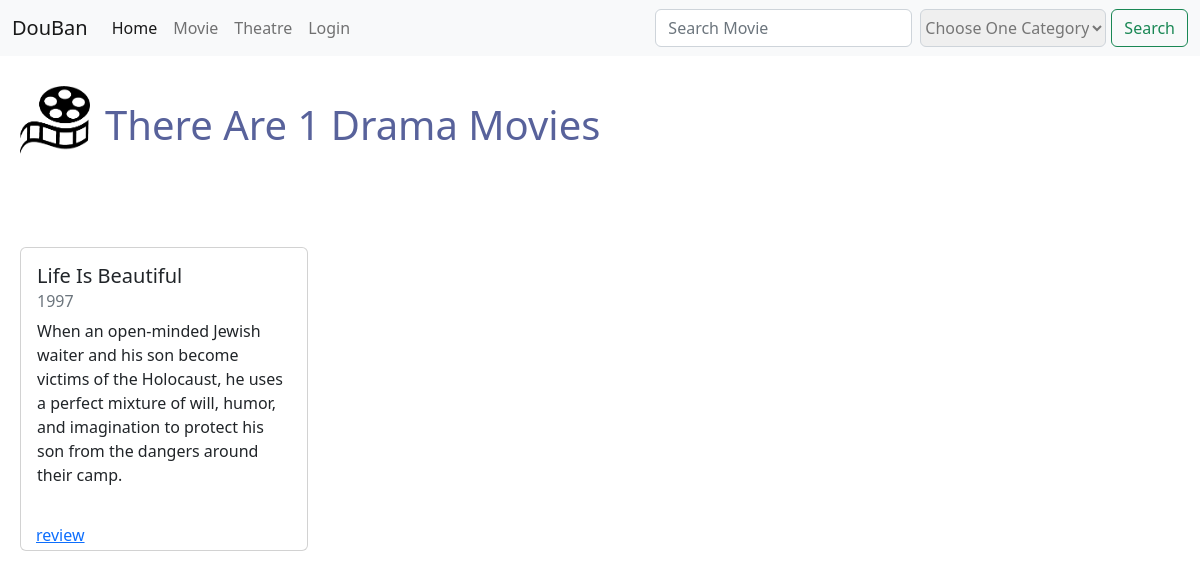
The app's page /comedy.php with its own data.
### tables this page shows
CREATE TABLE `Movie` (
  `movieId` int(11) NOT NULL,
  `movieName` varchar(100) NOT NULL,
  `description` varchar(800) NOT NULL,
  `date` timestamp NOT NULL DEFAULT current_timestamp() ON UPDATE current_timestamp(),
  `categoryId` int(11) NOT NULL,
  `year` int(11) NOT NULL,
  `image` varchar(255) DEFAULT NULL
);

### comedy.php (the view, shortened to what this page needs)
<?php
	include('search.php');
	$query = "SELECT * FROM Movie WHERE categoryId = 3";
	$statement = $db -> prepare($query);
	$statement -> execute();
?>
<!DOCTYPE html>
<html lang="en">
<head>
    <link href="https://cdn.jsdelivr.net/npm/bootstrap@5.2.0/dist/css/bootstrap.min.css" rel="stylesheet">
    <link rel="stylesheet" type="text/css" href="css/style.css" />
</head>
<body>
<div class="header">
		<img class="logo" src="image/logo.png" alt="" />
		<h1 class="head">There Are <?= $statement->rowCount() ?> Drama Movies</a></h1>
	</div>
<div class="display-part">
        <?php while ($row = $statement -> fetch()): ?>
            <div class="card">
                <div class="card-body">
                    <h5 class="card-title"><?= $row['movieName'] ?></h5>
                    <h6 class="card-subtitle mb-2 text-muted"><?= $row['year'] ?></h6>
                    <p class="card-text"><?= $row['description'] ?></p>
                </div>
                <div class="action">
                    <a href="review.php?id=<?= $row['movieId']?>" class="card-link">review</a>
                </div>
            </div>
        <?php endwhile ?>
</div>
</body>
</html>

### css/style.css (style rules this page uses)
h1 { padding-bottom: 40px; padding-left: 10px; color: #58629b; }
body { margin-bottom: 50px; }
.header { display: flex; padding-top: 30px; padding-left: 20px; }
.logo { width: 70px; height: 70px; }
.head { padding-left: 15px; padding-top: 15px; }
.card { margin:50px 20px; display: inline-block; width: 18rem; height: 19rem; vertical-align: top; position: relative; }
.action { position: absolute; left:15px; bottom: 1%; }

### records on screen
movie: movieName "Life Is Beautiful", year "1997", description "When an open-minded Jewish waiter and his son become victims of the Holocaust, he uses a perfect mixture of will, humor, and imagination to protect his son from the dangers around their camp."

### other values on screen
$statement->rowCount() "1"
